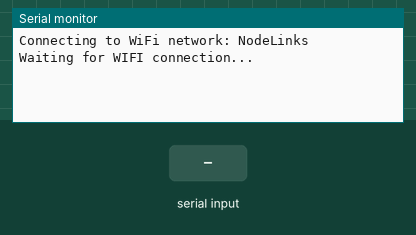
Bench run of a sketch on a simulated ESP32. Shown: the last lines printed to the serial monitor. The inputs (shaded band) are chosen by the test bench. WiFi joins after 1.5 s; servers stay silent unless stated.

Above: at 1.2 s.
1.3 s: "1" received over the second serial link
At 1.46 s:
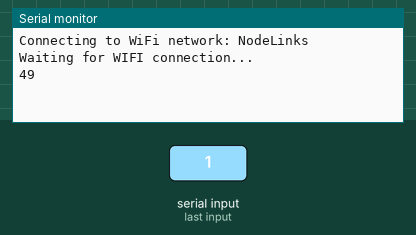
3.0 s: "0" received over the second serial link
At 4.0 s:
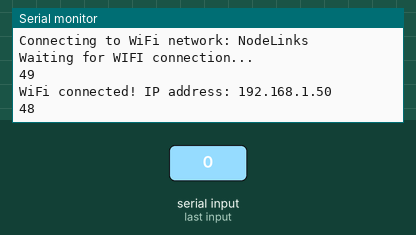
4.5 s: "2" received over the second serial link
At 5.1 s:
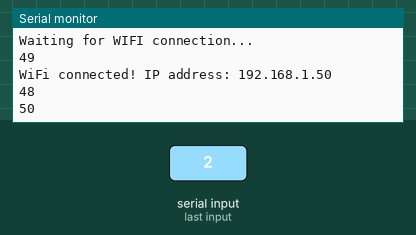

Measured:
- after the input at 1.3 s, the serial monitor: prints a new line at once (image 1)
- after the input at 3.0 s, the serial monitor: prints a new line at once (image 2)
- after the input at 4.5 s, the serial monitor: prints a new line at once (image 3)

The sketch:

esp_broadcast.ino.ino
```cpp
/*
 * INCOMPLETE! Intended to connect to the arduino and send the "touch" events
 * to esp nodes over udp.
 *
 * Since its arduino mega, Serial2 could be used.
 *
 * Adapted from the esp32-arduino example.
 *
 * Idea was:
 *   ┌───────────┐                ┌──────────────────────────────────────┐
 *   │ ┌───────┐ │                │ Arduino Mega    ┌─────────────────┐  │
 *   │ │       │ │                │                 │                 │  │
 *   │ │  ESP  │ │                │                 │                 │  │
 *   │ │       │ │                │                 │      Cap. Touch │  │
 *   │ └───────┘ │     <->      ┌─┴──────┐          │                 │  │
 *   │           ├──────────────│Serial2 │          │                 │  │
 *   │           │              └─┬──────┘          └─────────────────┘  │
 *   │           │                │                                      │
 *   └────│──────┘                └──┬────────────────────────────────┬──┘
 *        │                          │     Lights                     │
 *   ┌────▽──────┐                   │                                │
 *   │ Broadcast │                   └────────────────────────────────┘
 *   │  to ESPs  │
 *   └───────────┘
 *
 */
#include <WiFi.h>
#include <WiFiUdp.h>

// WiFi network name and password:
const char * networkName = "NodeLinks";
const char * networkPswd = "nodelinker";

//IP address to send UDP data to:
// either use the ip address of the server or
// a network broadcast address
const char * udpAddress = "192.168.0.103";
const int udpPort = 21324;

//Are we currently connected?
boolean connected = false;

//The udp library class
WiFiUDP udp;

void setup(){
  Serial.begin(115200);
  Serial2.begin(115200);

  //Connect to the WiFi network
  connectToWiFi(networkName, networkPswd);
}

void sendNotification() {
  // [!todo] Acually create the correct udp packet and send it. Should be added
  // to the loop.

  if(connected){
    //Send a packet
    udp.beginPacket(udpAddress, udpPort);
    udp.printf("Seconds since boot: %u", millis()/1000);
    udp.endPacket();
  }
}

void loop(){
  if (Serial2.available()) {
    // [!todo] If we read "E.TSTR" or "E.TEND" then send over udp notification
    // to turn on/off.

    int inByte = Serial2.read();
    Serial.println(inByte);
  }
}

void connectToWiFi(const char * ssid, const char * pwd){
  Serial.println("Connecting to WiFi network: " + String(ssid));

  // delete old config
  WiFi.disconnect(true);
  //register event handler
  WiFi.onEvent(WiFiEvent);

  //Initiate connection
  WiFi.begin(ssid, pwd);

  Serial.println("Waiting for WIFI connection...");
}

//wifi event handler
void WiFiEvent(WiFiEvent_t event){
    switch(event) {
      case SYSTEM_EVENT_STA_GOT_IP:
          //When connected set
          Serial.print("WiFi connected! IP address: ");
          Serial.println(WiFi.localIP());
          //initializes the UDP state
          //This initializes the transfer buffer
          udp.begin(WiFi.localIP(),udpPort);
          connected = true;
          break;
      case SYSTEM_EVENT_STA_DISCONNECTED:
          Serial.println("WiFi lost connection");
          connected = false;
          break;
    }
}
```
